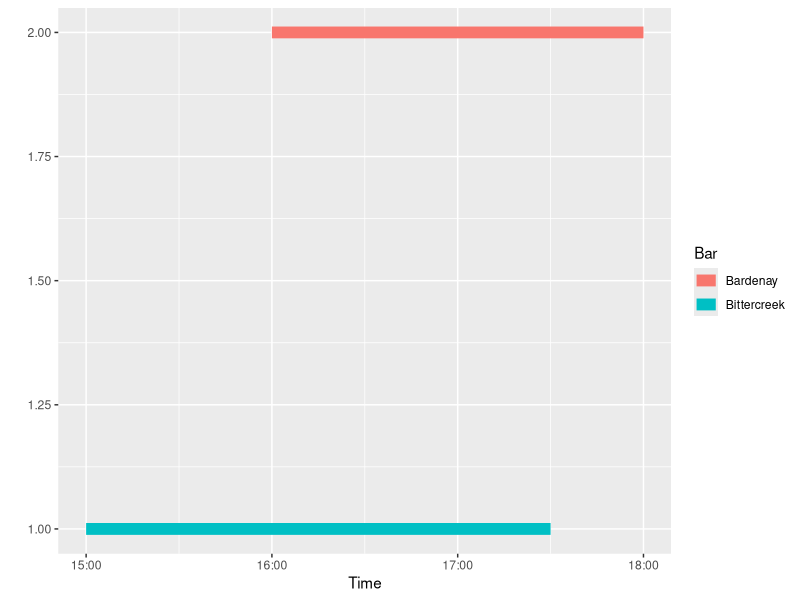

Reproduce this figure in R. (Note: this script raises an error after producing the figure.)
## ---- chunk 1
# install.packages("scales")
library(scales)
# install.packages("tidyverse")
library(ggplot2)
## ---- chunk 2
bar <- data.frame("Bar"=c("Bittercreek", "Bardenay"  ), 
                  "start"=( as.POSIXct( c("2023-05-03 15:00:00 MDT","2023-05-03 16:00:00 MDT"   )    )       ),
                  "end"=  as.POSIXct( c("2023-05-03 17:30:00 MDT","2023-05-03 18:00:00 MDT" )    )        )
bar$ID<-1:2
## ---- chunk 3
#geom_segment() draws a straight line between points (x, y) and (xend, yend).
ggplot() +
  geom_segment(data = bar, aes(x =  start, y =  ID, xend =  end, yend = ID , col= Bar), size = 4) + labs(x = "Time", y="")



## ---- chunk 4
ggplot() + geom_rect(data=bar, aes(xmin=start, xmax=end,
                              ymin=Bar, ymax=Bar, color=Bar),size=15)
## ---- chunk 5

